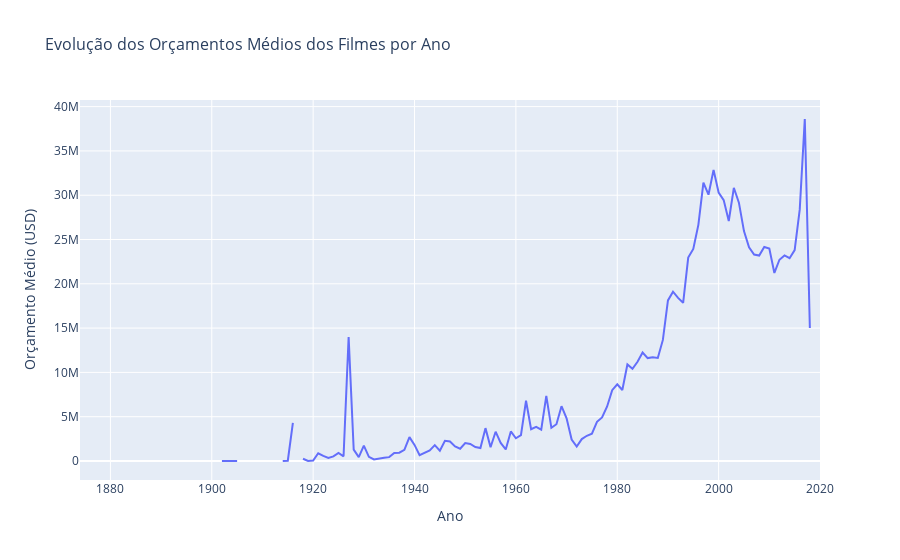

Source (notebook cell):
### Code cell
# Convertendo a coluna 'budget' para numérico
movies_metadata['budget'] = pd.to_numeric(movies_metadata['budget'], errors='coerce')

# Calculando o orçamento médio por ano
average_budget_per_year = movies_metadata.groupby('year')['budget'].mean().reset_index()

# Criando o gráfico interativo
fig = px.line(average_budget_per_year, x='year', y='budget',
              labels={'year': 'Ano', 'budget': 'Orçamento Médio (USD)'},
              title='Evolução dos Orçamentos Médios dos Filmes por Ano')

# Ajustando o layout do gráfico
fig.update_layout(title_font_size=16, xaxis_title_font_size=14, yaxis_title_font_size=14)

# Exibindo o gráfico interativo
fig.show()

### Figure 1 — Plotly figure (JSON) as saved in the notebook; plotly's stock layout.template omitted (floating-point values rounded to 4 significant figures; data arrays with more than 128 entries replaced by an {"elided": "..."} marker saying what was removed)
{"data": [{"hovertemplate": "Ano=%{x}<br>Orçamento Médio (USD)=%{y}<extra></extra>", "legendgroup": "", "line": {"color": "#636efa", "dash": "solid"}, "marker": {"symbol": "circle"}, "mode": "lines", "name": "", "orientation": "v", "showlegend": false, "type": "scatter", "x": {"elided": "135 int values"}, "xaxis": "x", "y": {"elided": "135 float values"}, "yaxis": "y"}], "layout": {"legend": {"tracegroupgap": 0}, "title": {"font": {"size": 16}, "text": "Evolução dos Orçamentos Médios dos Filmes por Ano"}, "xaxis": {"anchor": "y", "domain": [0, 1], "title": {"font": {"size": 14}, "text": "Ano"}}, "yaxis": {"anchor": "x", "domain": [0, 1], "title": {"font": {"size": 14}, "text": "Orçamento Médio (USD)"}}}}
